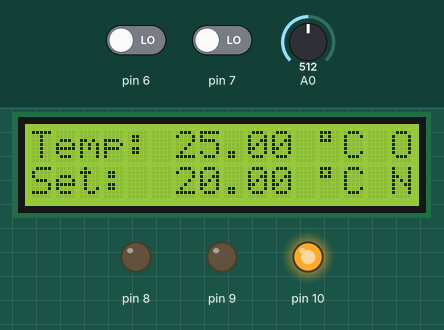
Simulated run of this sketch. Board: Arduino Uno, built with avr-gcc and run on an emulated ATmega328P. Shown: 16×2 character LCD, output pins drawn as LEDs (lit = HIGH). The test bench sets the inputs (shaded band); at power-on: A0 = 512, pin 6 LOW, pin 7 LOW.

Above: at 1.2 s.
1.3 s: A0 set to 471
At 2.6 s:
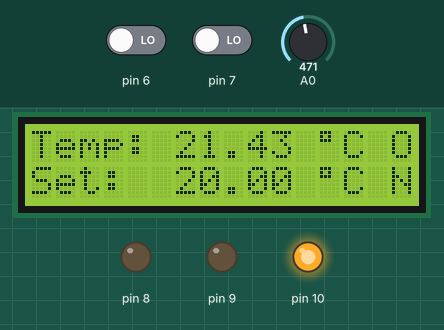
3.0 s: A0 set to 454
At 3.7 s:
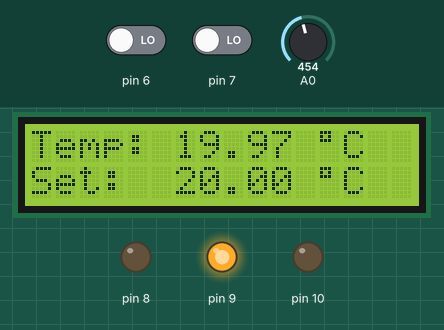
4.8 s: pin 6 driven HIGH
At 7.61 s:
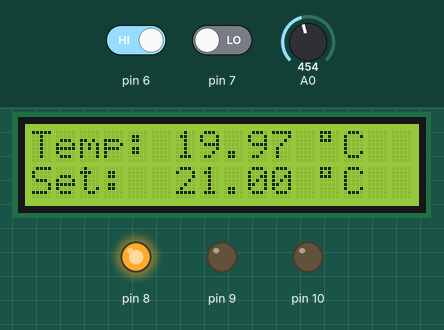
7.8 s: A0 set to 511
At 8.38 s:
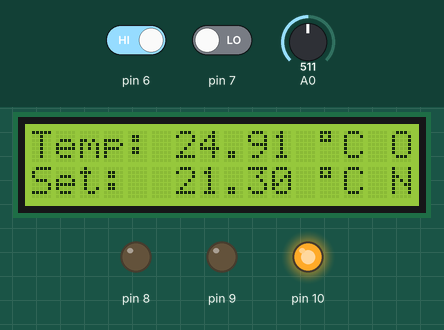
Timing chart, 0 to 10.7 s (numbered marks = the images above; inputs shaded):
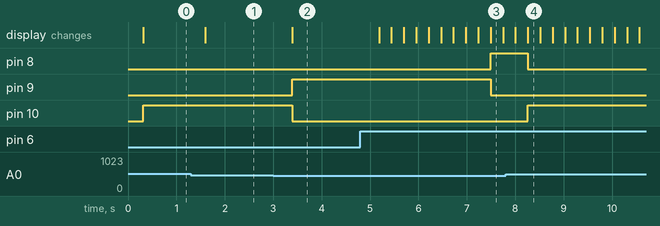

Measured:
- the behaviour switches between 455 and 454 on A0 (found by bisection; images 1 and 2)
- after the input at 1.3 s, the display: changes after 0.30 s (image 1)
- after the input at 3.0 s, pin 9: LOW → HIGH after 0.39 s; pin 10: HIGH → LOW after 0.39 s; the display: changes after 0.39 s (image 2)
- after the input at 4.8 s, pin 8: LOW → HIGH after 2.7 s; pin 9: HIGH → LOW after 2.7 s; the display: first changes after 0.39 s (image 3 shows a later state)
- after the input at 7.8 s, pin 8: HIGH → LOW after 0.46 s; pin 10: LOW → HIGH after 0.46 s; the display: first differs from a run without the input after 0.46 s (image 4)

The sketch:

C_digo_tutorial_Arduino_-__Termostato+LCD+Ventilador.ino
```cpp
/*
  Autor: Mario Pérez Esteso
  Web: www.geekytheory.com
  Twitter: @geekytheory
  Facebook: www.facebook.com/geekytheory
*/

#include <LiquidCrystal.h>
#define beta 3950
#define resistance 2.8
float set=20.0;
int n=0;
LiquidCrystal lcd(12, 11, 5, 4, 3, 2);

void setup() {
  lcd.begin(16, 2);
  pinMode(6,INPUT);
  pinMode(7,INPUT);
  pinMode(8,OUTPUT);
  pinMode(9,OUTPUT);
  pinMode(10,OUTPUT);
}

void loop() {
  if(digitalRead(6))
  {
    set=set+0.1;
  }
  if(digitalRead(7))
  {
    set=set-0.1;
  }
  long a = analogRead(0);
  float temp1 = beta / (log(((1024.0 * resistance / a) - 2.8) / 2.8) + (beta / 298.0)) - 273.0;
  delay(50);
  float temp2 = beta / (log(((1024.0 * resistance / a) - 2.8) / 2.8) + (beta / 298.0)) - 273.0;
  delay(50);
  float temp3 = beta / (log(((1024.0 * resistance / a) - 2.8) / 2.8) + (beta / 298.0)) - 273.0;
  delay(50);
  float temp4 = beta / (log(((1024.0 * resistance / a) - 2.8) / 2.8) + (beta / 298.0)) - 273.0;
  delay(50);
  float temp5 = beta / (log(((1024.0 * resistance / a) - 2.8) / 2.8) + (beta / 298.0)) - 273.0;
  delay(50);
  float temp=(temp1+temp2+temp3+temp4+temp5)/5;
  lcd.setCursor(0, 0);
  lcd.print("Temp: ");
  lcd.setCursor(6, 0);
  lcd.print(temp);
  lcd.setCursor(12, 0);
  lcd.print((char)223);
  lcd.setCursor(13, 0);
  lcd.print("C");
  lcd.setCursor(0, 1);
  lcd.print("Set:  ");
  lcd.setCursor(6, 1);
  lcd.print(set);
  lcd.setCursor(12, 1);
  lcd.print((char)223);
  lcd.setCursor(13, 1);
  lcd.print("C");
  if(temp>set)
  {
    digitalWrite(10,HIGH);
    digitalWrite(9,LOW);
    digitalWrite(8,LOW);
    lcd.setCursor(15,0);
    lcd.print("O");
    lcd.setCursor(15,1);
    lcd.print("N");
  } else if(set-temp<1 && temp<set)
  {
    digitalWrite(10,LOW);
    digitalWrite(9,HIGH);
    digitalWrite(8,LOW);
    lcd.setCursor(15,0);
    lcd.print(" ");
    lcd.setCursor(15,1);
    lcd.print(" ");
  } else{
    digitalWrite(10,LOW);
    digitalWrite(9,LOW);
    digitalWrite(8,HIGH);
    lcd.setCursor(15,0);
    lcd.print(" ");
    lcd.setCursor(15,1);
    lcd.print(" ");
  }
}
```
